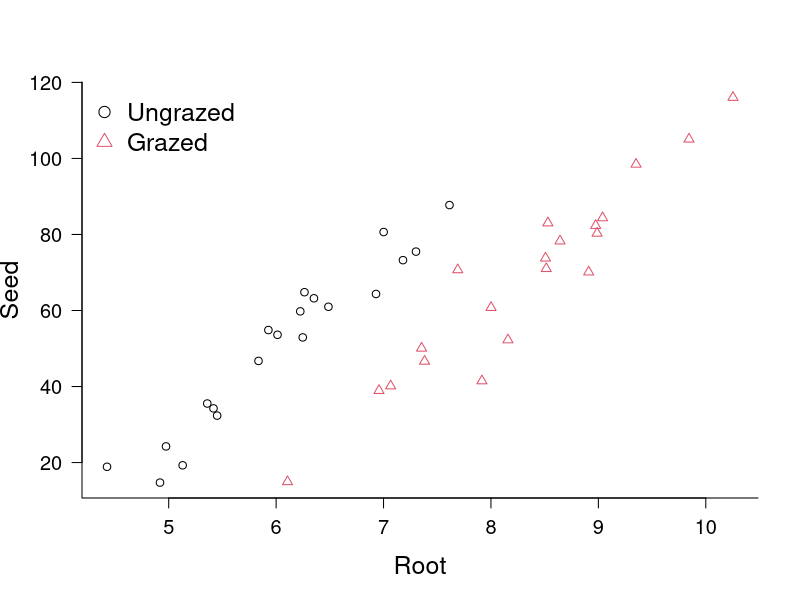
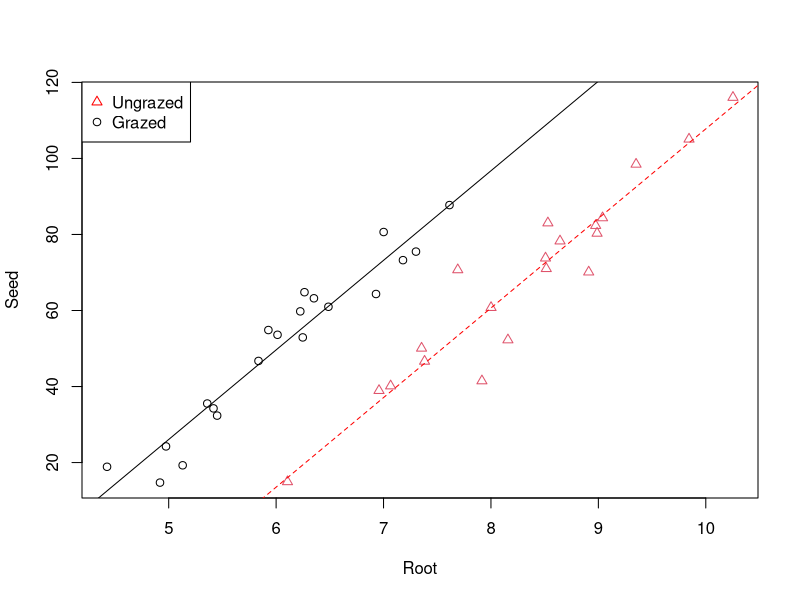
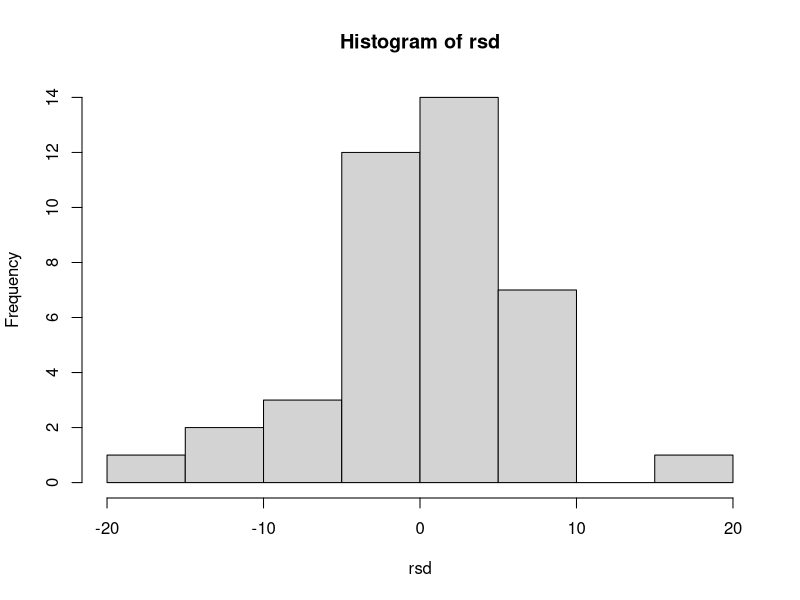
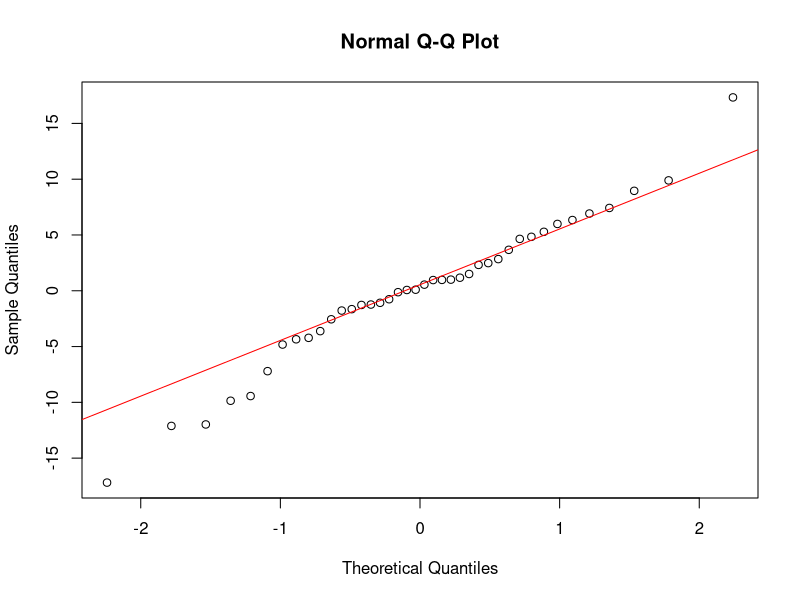
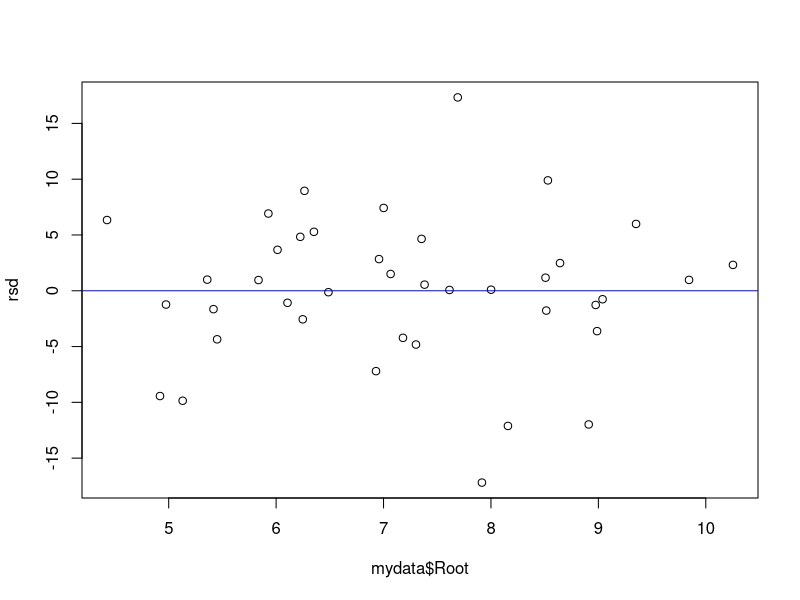

R code for these plots, in order:
## ---- chunk 1
# remove (almost) all objects currently held in the R environment
rm(list=ls()) 
## ---- chunk 2
mydata <- read.csv("grazing.csv", header = TRUE, stringsAsFactors = FALSE)
## ---- chunk 3
head(mydata) # Return the First Part of an Object -usually first six observations
head(mydata, n = 12L) # option - name of the Object, n= number of lines you want to see (12) from the start of the Object

# check the structure of the data
str(mydata) # Return complete Object
## ---- chunk 4

# coerce to factor and specify the order of the levels
mydata$Grazing <- factor(mydata$Grazing, levels = c("Ungrazed", "Grazed"))

# check that this came out as expected.
str(mydata) 

# if you want you can just pull out the levels only
#levels(mydata)
## ---- chunk 5

plot(Seed ~ Root, data = mydata,
     col = Grazing, pch = as.numeric(Grazing),
     xlab = "Root", ylab = "Seed", bty = "L", las = 1,
     cex.axis = 1.2, cex.lab = 1.5)

legend("topleft", levels(mydata$Grazing), pch = 1:2, col = 1:2,
       bty = "n", cex = 1.5)
## ---- chunk 6
model1 <- glm( Seed ~ Root + Grazing + Root:Grazing, data = mydata )

summary(model1)

## ---- chunk 7
model2 <- glm( mydata$Seed ~ mydata$Root + mydata$Grazing )

summary(model2)
coefmod2 <- coef(model2)
## ---- chunk 8
plot(mydata$Root, mydata$Seed, xlab="Root",ylab="Seed",col=mydata$Grazing, pch=as.numeric(mydata$Grazing))

legend("topleft", pch=c(2,1), col=c("red", "black"), c("Ungrazed", "Grazed"))
abline (coefmod2[1],coefmod2[2], col="black", lty=1) #First add the line for the Grazed group
abline (coefmod2[1] + coefmod2[3],coefmod2[2], col="red", lty=2 ) #Then add the line for the Ungrazed group
## ---- chunk 9
rsd <- residuals(model2)
## ---- chunk 10
hist(rsd,6)
## ---- chunk 11
qqnorm(rsd)
qqline(rsd,col="red")
## ---- chunk 12
plot(mydata$Root,rsd)
abline(0,0,col="blue")
